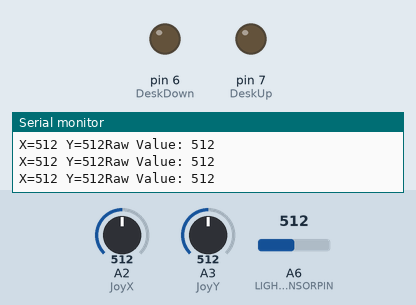
Recording of a sketch running on a simulated Arduino Nano, built with avr-gcc and run on an emulated ATmega328P. Shown: output pins drawn as LEDs (lit = HIGH), the last lines printed to the serial monitor. The inputs (shaded band) are chosen by the test bench; at power-on: A3 (JoyY) = 512, A6 (LIGHTSENSORPIN) = 512, A2 (JoyX) = 512.

Above: at 1.2 s.
1.3 s: A3 (JoyY) set to 693
4.3 s: A3 (JoyY) set to 724
At 4.9 s:
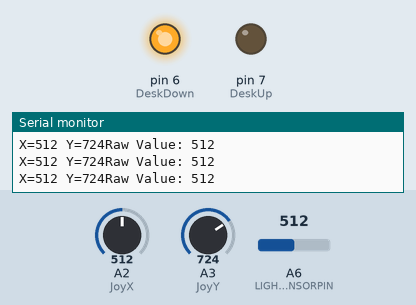
5.8 s: A6 (LIGHTSENSORPIN) set to 6
8.8 s: A6 (LIGHTSENSORPIN) set to 3
At 9.9 s:
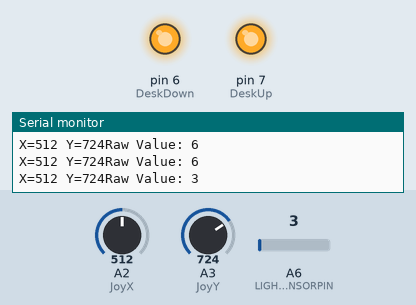
10.3 s: A3 (JoyY) set to 414
13.3 s: A3 (JoyY) set to 392
At 14.2 s:
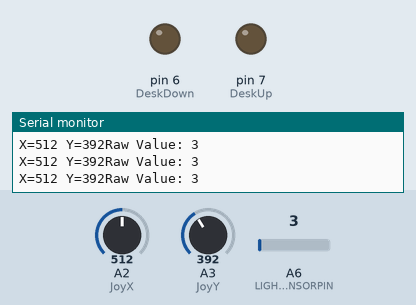
Timing chart, 0 to 15.8 s (numbered marks = the images above; inputs shaded):
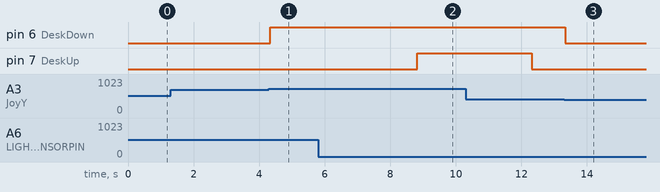

Measured:
- the behaviour switches between 710 and 711 on A3 (JoyY) (found by bisection; images 0 and 1)
- the behaviour switches between 5 and 4 on A6 (LIGHTSENSORPIN) (found by bisection; images 1 and 2)
- the behaviour switches between 400 and 399 on A3 (JoyY) (found by bisection; images 2 and 3)
- after the input at 4.3 s, pin 6 (DeskDown): LOW → HIGH at once
- after the input at 8.8 s, pin 7 (DeskUp): LOW → HIGH at once
- after the input at 13.3 s, pin 6 (DeskDown): HIGH → LOW at once

The sketch:

Stark_desk.ino
```cpp
#include <Arduino.h>

int DeskUp = 7;
int DeskDown = 6;
const int JoyX = A2;
const int JoyY = A3;
int Joy_button = 3;
int value_X = 0;
int value_Y = 0;
#define LIGHTSENSORPIN A6
bool hasRun = true;
bool test = false;

String Test = "";

void setup() {

Serial.begin(9600);
pinMode(DeskUp, OUTPUT);
pinMode(DeskDown, OUTPUT);
pinMode(LIGHTSENSORPIN, INPUT);

}

void loop() {
value_X = analogRead(JoyX);
value_Y = analogRead(JoyY);
Serial.print("X=");
Serial.print(value_X);
Serial.print(" Y=");
Serial.print(value_Y);
int lightValue = analogRead(LIGHTSENSORPIN);
//Read light level (0-1023)
Serial.print("Raw Value: ");
Serial.println(lightValue);

if (Serial.available() > 0){
  Test = Serial.readStringUntil('\n');
  Test.trim();
}


if (Test == "test" && !test){
  digitalWrite(DeskUp, HIGH);
  delay(2500);
  digitalWrite(DeskUp, LOW);
  delay(2500);
  digitalWrite(DeskDown, HIGH);
  delay(2500);
  digitalWrite(DeskDown,LOW);
  delay(2500);
  test = true;
}
if (value_Y < 400){
  digitalWrite(DeskUp, HIGH); digitalWrite(DeskDown, LOW);
  }
  else if (value_Y > 710) {
  digitalWrite(DeskDown, HIGH); (DeskUp, LOW);
  }
  else {digitalWrite (DeskUp, LOW); (DeskDown, LOW);
  }


if (lightValue < 5  && hasRun){
  digitalWrite(DeskUp, HIGH);
  delay(3500);
  digitalWrite(DeskUp, LOW);
  hasRun = false;
  }
  else if (lightValue > 15 && !hasRun){
    digitalWrite(DeskDown, HIGH);
    delay(3500);
    digitalWrite(DeskDown,LOW);
    hasRun = true;
    }
  else {
   digitalWrite(DeskUp,LOW);(DeskDown,LOW);
      }
}
```
